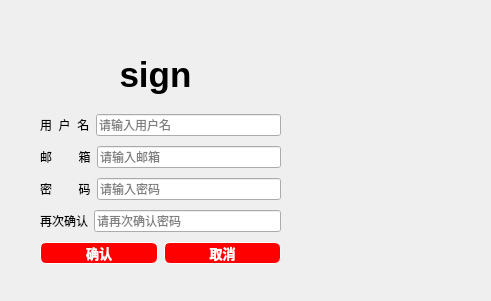
<?xml version="1.0" encoding="UTF-8"?>
<ui version="4.0">
 <class>sign</class>
 <widget class="QDialog" name="sign">
  <property name="geometry">
   <rect>
    <x>0</x>
    <y>0</y>
    <width>491</width>
    <height>301</height>
   </rect>
  </property>
  <property name="windowTitle">
   <string>Dialog</string>
  </property>
  <property name="styleSheet">
   <string notr="true"/>
  </property>
  <widget class="QWidget" name="layoutWidget">
   <property name="geometry">
    <rect>
     <x>40</x>
     <y>110</y>
     <width>241</width>
     <height>158</height>
    </rect>
   </property>
   <layout class="QVBoxLayout" name="verticalLayout">
    <item>
     <layout class="QHBoxLayout" name="horizontalLayout">
      <item>
       <widget class="QLabel" name="label">
        <property name="text">
         <string>用  户  名</string>
        </property>
       </widget>
      </item>
      <item>
       <widget class="QtMaterialAutoComplete" name="usernamelineEdit">
        <property name="placeholderText">
         <string>请输入用户名</string>
        </property>
       </widget>
      </item>
     </layout>
    </item>
    <item>
     <layout class="QHBoxLayout" name="horizontalLayout_5">
      <item>
       <widget class="QLabel" name="label_4">
        <property name="text">
         <string>邮        箱</string>
        </property>
       </widget>
      </item>
      <item>
       <widget class="QtMaterialAutoComplete" name="lineEdit">
        <property name="inputMask">
         <string/>
        </property>
        <property name="placeholderText">
         <string>请输入邮箱</string>
        </property>
       </widget>
      </item>
     </layout>
    </item>
    <item>
     <layout class="QHBoxLayout" name="horizontalLayout_2">
      <item>
       <widget class="QLabel" name="label_2">
        <property name="text">
         <string>密        码</string>
        </property>
       </widget>
      </item>
      <item>
       <widget class="QtMaterialAutoComplete" name="codelineEditit">
        <property name="placeholderText">
         <string>请输入密码</string>
        </property>
       </widget>
      </item>
     </layout>
    </item>
    <item>
     <layout class="QHBoxLayout" name="horizontalLayout_3">
      <item>
       <widget class="QLabel" name="label_3">
        <property name="text">
         <string>再次确认</string>
        </property>
       </widget>
      </item>
      <item>
       <widget class="QtMaterialAutoComplete" name="codelineEdit_2">
        <property name="inputMask">
         <string/>
        </property>
        <property name="text">
         <string/>
        </property>
        <property name="placeholderText">
         <string>请再次确认密码</string>
        </property>
       </widget>
      </item>
     </layout>
    </item>
    <item>
     <layout class="QHBoxLayout" name="horizontalLayout_4">
      <item>
       <widget class="QPushButton" name="confirmbutton">
        <property name="styleSheet">
         <string notr="true">QPushButton {

border: 0.5px solid white;

border-radius: 6px;

background-color: rgb(255,0,0);

min-width: 80px;

font-family:&quot;Microsoft YaHei&quot;;

font-size:10pt;

font-weight: bold;

color:white;

}



QPushButton:hover {

border: 0.5px solid white;

border-radius: 6px;

background-color:#DE2916;

min-width: 80px;

font-family:&quot;Microsoft YaHei&quot;;

font-size:10pt;

font-weight: bold;

color:white;

}

</string>
        </property>
        <property name="text">
         <string>确认</string>
        </property>
       </widget>
      </item>
      <item>
       <widget class="QPushButton" name="cancelbutton">
        <property name="styleSheet">
         <string notr="true">QPushButton {

border: 0.5px solid white;

border-radius: 6px;

background-color: rgb(255,0,0);

min-width: 80px;

font-family:&quot;Microsoft YaHei&quot;;

font-size:10pt;

font-weight: bold;

color:white;

}



QPushButton:hover {

border: 0.5px solid white;

border-radius: 6px;

background-color:#DE2916;

min-width: 80px;

font-family:&quot;Microsoft YaHei&quot;;

font-size:10pt;

font-weight: bold;

color:white;

}

</string>
        </property>
        <property name="text">
         <string>取消</string>
        </property>
       </widget>
      </item>
     </layout>
    </item>
   </layout>
  </widget>
  <widget class="QLabel" name="login">
   <property name="geometry">
    <rect>
     <x>50</x>
     <y>50</y>
     <width>211</width>
     <height>51</height>
    </rect>
   </property>
   <property name="styleSheet">
    <string notr="true">QLabel{
font-family:&quot;Microsoft YaHei&quot;;
font-size:35px;
font-weight:bold;
color:black;
border:none;



}</string>
   </property>
   <property name="text">
    <string>&lt;html&gt;&lt;head/&gt;&lt;body&gt;&lt;p align=&quot;center&quot;&gt;sign&lt;/p&gt;&lt;/body&gt;&lt;/html&gt;</string>
   </property>
  </widget>
  <widget class="QLabel" name="Qlabel">
   <property name="geometry">
    <rect>
     <x>0</x>
     <y>0</y>
     <width>491</width>
     <height>301</height>
    </rect>
   </property>
   <property name="text">
    <string/>
   </property>
  </widget>
  <zorder>Qlabel</zorder>
  <zorder>layoutWidget</zorder>
  <zorder>login</zorder>
 </widget>
 <customwidgets>
  <customwidget>
   <class>QtMaterialAutoComplete</class>
   <extends>QLineEdit</extends>
   <header location="global">qtmaterialautocomplete.h</header>
  </customwidget>
 </customwidgets>
 <resources/>
 <connections/>
</ui>
